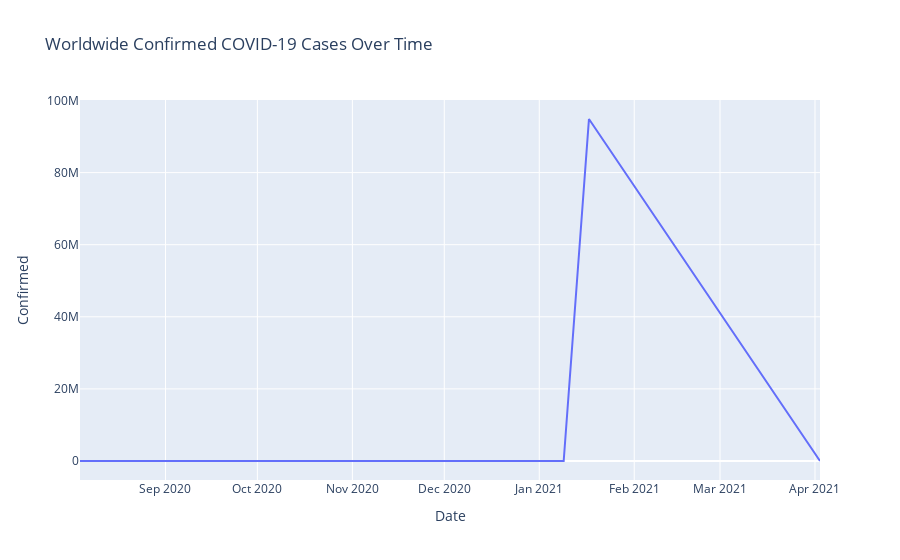

Notebook code cell kept with this figure:
### Code cell
fig = px.line(Confirmed_over_time, x='Date', y='Confirmed', title='Worldwide Confirmed COVID-19 Cases Over Time')
fig.show()

### Figure 1 — Plotly figure (JSON) as saved in the notebook; plotly's stock layout.template omitted (floating-point values rounded to 4 significant figures)
{"data": [{"hovertemplate": "Date=%{x}<br>Confirmed=%{y}<extra></extra>", "legendgroup": "", "line": {"color": "#636efa", "dash": "solid"}, "marker": {"symbol": "circle"}, "mode": "lines", "name": "", "orientation": "v", "showlegend": false, "type": "scatter", "x": ["2020-08-04T02:27:56", "2020-08-07T22:34:20", "2020-12-21T13:27:30", "2021-01-08T23:22:27", "2021-01-17T05:22:17", "2021-04-02T15:13:53"], "xaxis": "x", "y": [152, 0, 794, 196, 94872320, 421], "yaxis": "y"}], "layout": {"legend": {"tracegroupgap": 0}, "title": {"text": "Worldwide Confirmed COVID-19 Cases Over Time"}, "xaxis": {"anchor": "y", "domain": [0, 1], "title": {"text": "Date"}}, "yaxis": {"anchor": "x", "domain": [0, 1], "title": {"text": "Confirmed"}}}}
